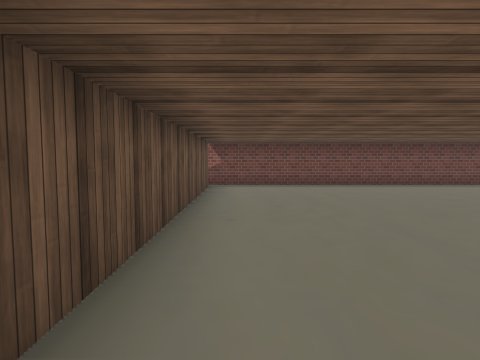
view 1 (above)

22 first-person views from a walk through a scene from a Unity 3-D project. The camera is 1.4 m above the floor, tilts 4° down and sees 75° across. The floor is counted in squares, 2 m on a side. Each view is taken from the middle of a square. On the plan, view 1 faces up. The plan holds only what a view shows up to about 10 squares ahead; the rest is blank. The place goes on beyond the plan. The player is left out. Some surface patterns are stand-ins.

view 2
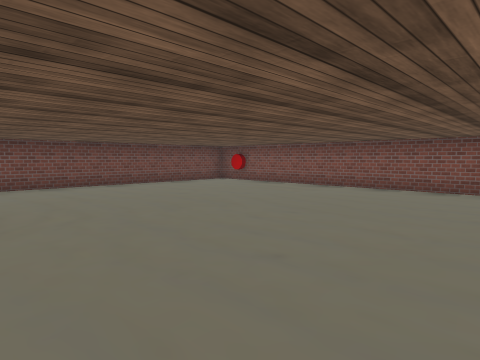

view 3
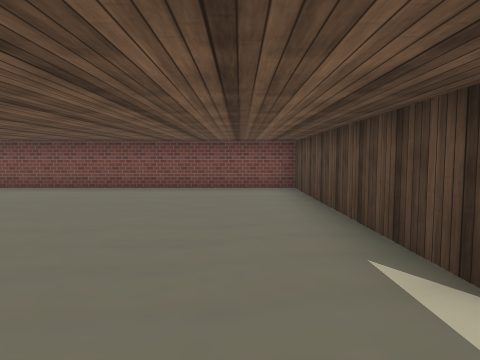

view 4
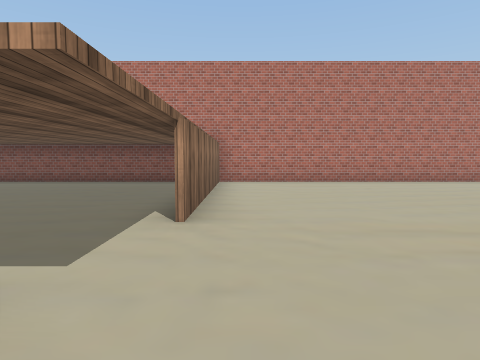

view 5
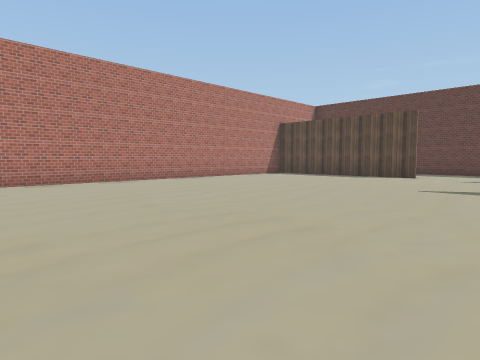

view 6
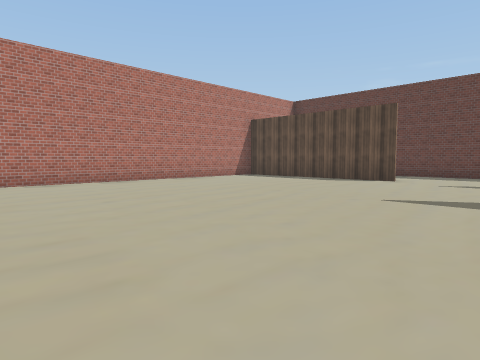

view 7
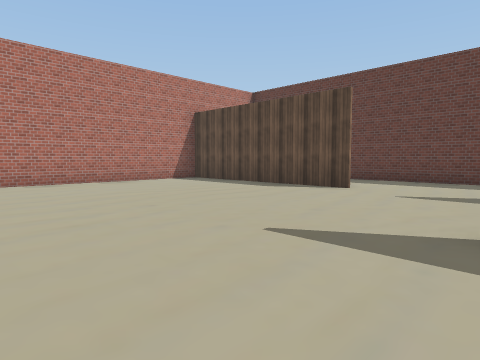

view 8
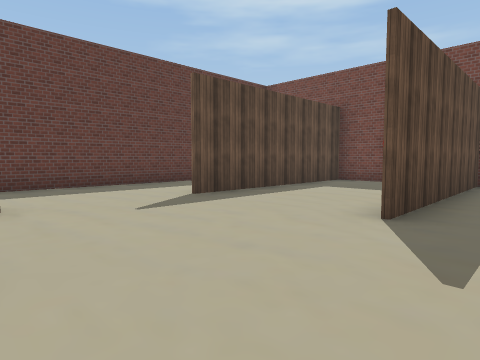

view 9
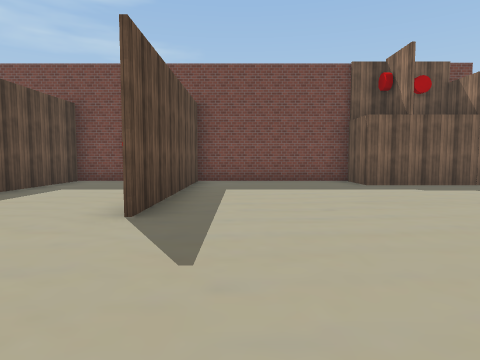

view 10
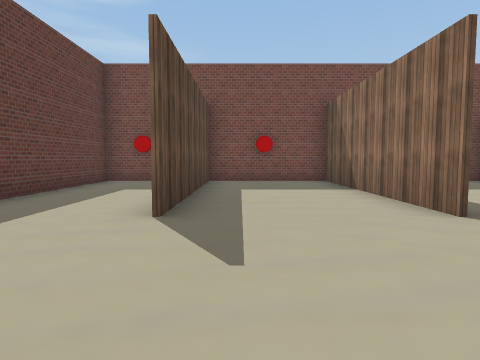

view 11
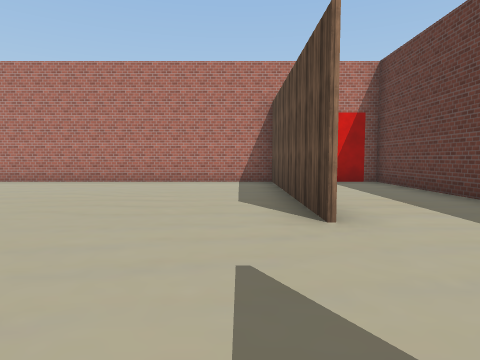

view 12
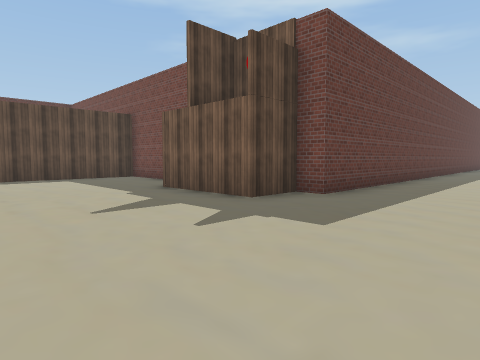

view 13
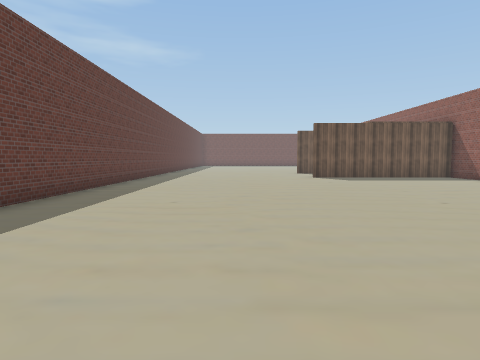

view 14
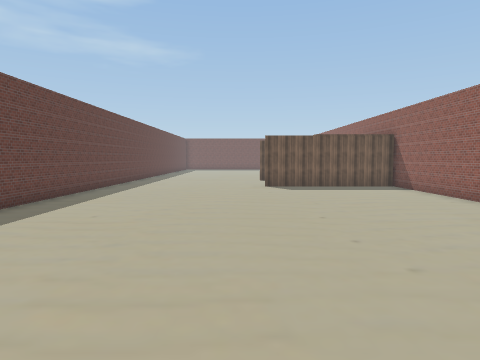

view 15
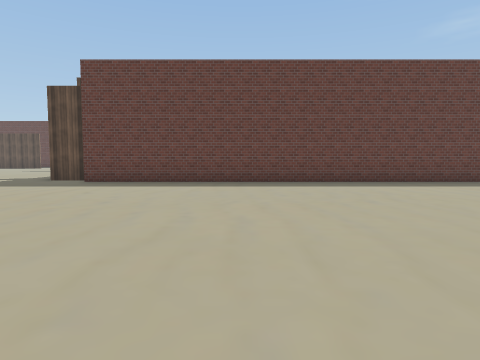

view 16
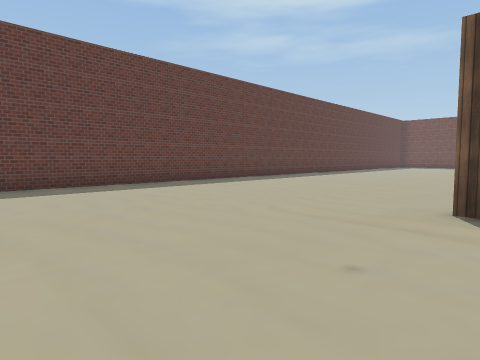

view 17
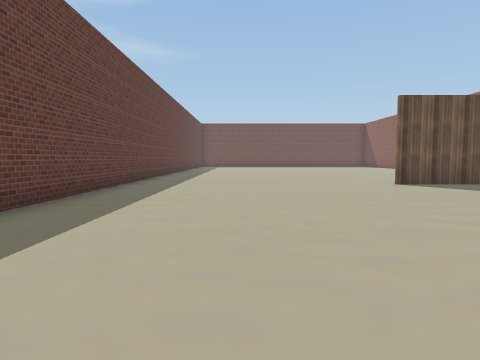

view 18
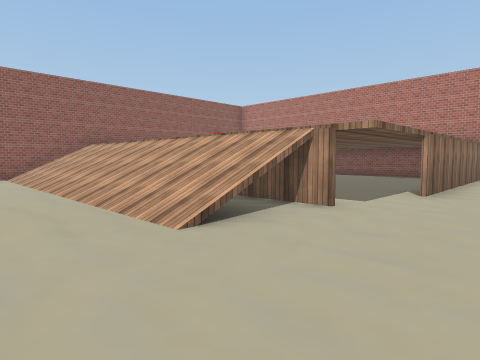

view 19
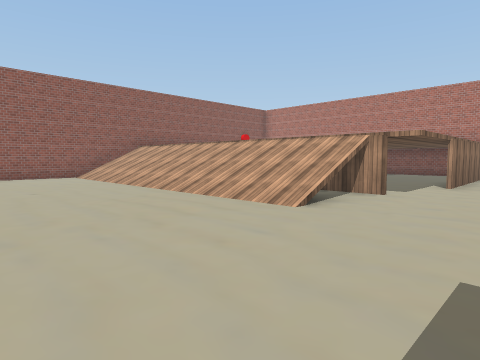

view 20
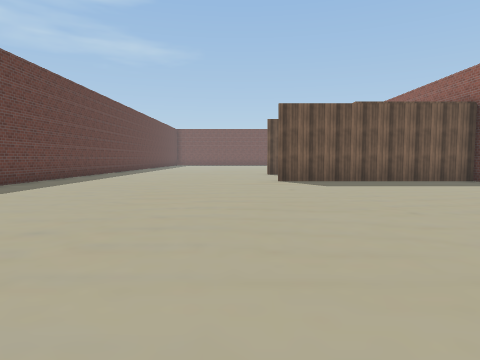

view 21
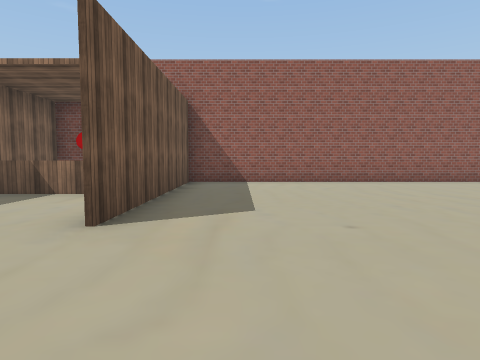

view 22
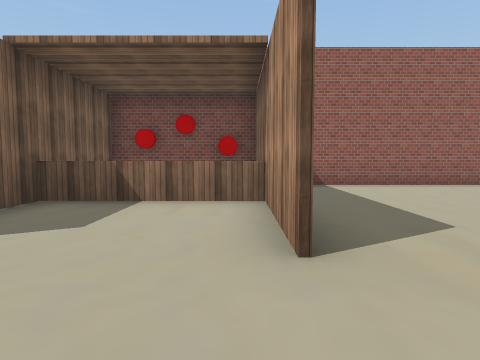

### Floor plan
Key: @ floor where view 1 was taken; # wall or solid block; . floor; / step, stairs or slope; = window, fence, low wall or low ledge.
Columns run from 22 left of view 1 to 8 right of it. Each row starts with its distance up from view 1.
  9      ##########  ############
  8   ####.........  . . ........
  7   #  #........   ..//=.......
  6   #  #......... ...//=........#
  5   #..=#............//=........#
  4   #...#............//=........#
  3   #...#............//=........#
  2 ...................//=........#
  1 ...................//=........#
  0 ...................//=@.......#
 -1 ...................//=........#
 -2 ........................#######
 -3 ..............................#
 -4 ..............................#
 -5 ..............................#
 -6 #################.............#
 -7                 #.............#
 -8               ###.............#
 -9               #...............#
-10               #...............#
-11               #...............#
-12               #...............#
-13               #######.........#
-14               #...............#
-15               #...............#
-16               #...............#
-17               #######...#######
-18               # ............
-19               #...............#
-20               #################

Where each view was taken, in squares from view 1:
view 1: 0 up, 0 right, facing up
view 2: 0 up, 0 right, facing up-right
view 3: 1 down, 0 right, facing right
view 4: 3 down, 2 left, facing right
view 5: 5 down, 2 left, facing down-right
view 6: 7 down, 2 left, facing down-right
view 7: 10 down, 2 left, facing down-right
view 8: 12 down, 2 right, facing down-left
view 9: 12 down, 2 right, facing left
view 10: 16 down, 2 right, facing left
view 11: 16 down, 2 left, facing right
view 12: 2 down, 2 left, facing down-left
view 13: 1 down, 3 left, facing left
view 14: 1 up, 2 left, facing left
view 15: 4 up, 12 left, facing down
view 16: 3 up, 12 left, facing down-left
view 17: 2 down, 12 left, facing left
view 18: 4 down, 5 left, facing up-right
view 19: 4 down, 7 left, facing up-right
view 20: 1 up, 7 left, facing left
view 21: 1 down, 15 left, facing up
view 22: 0 up, 17 left, facing up
